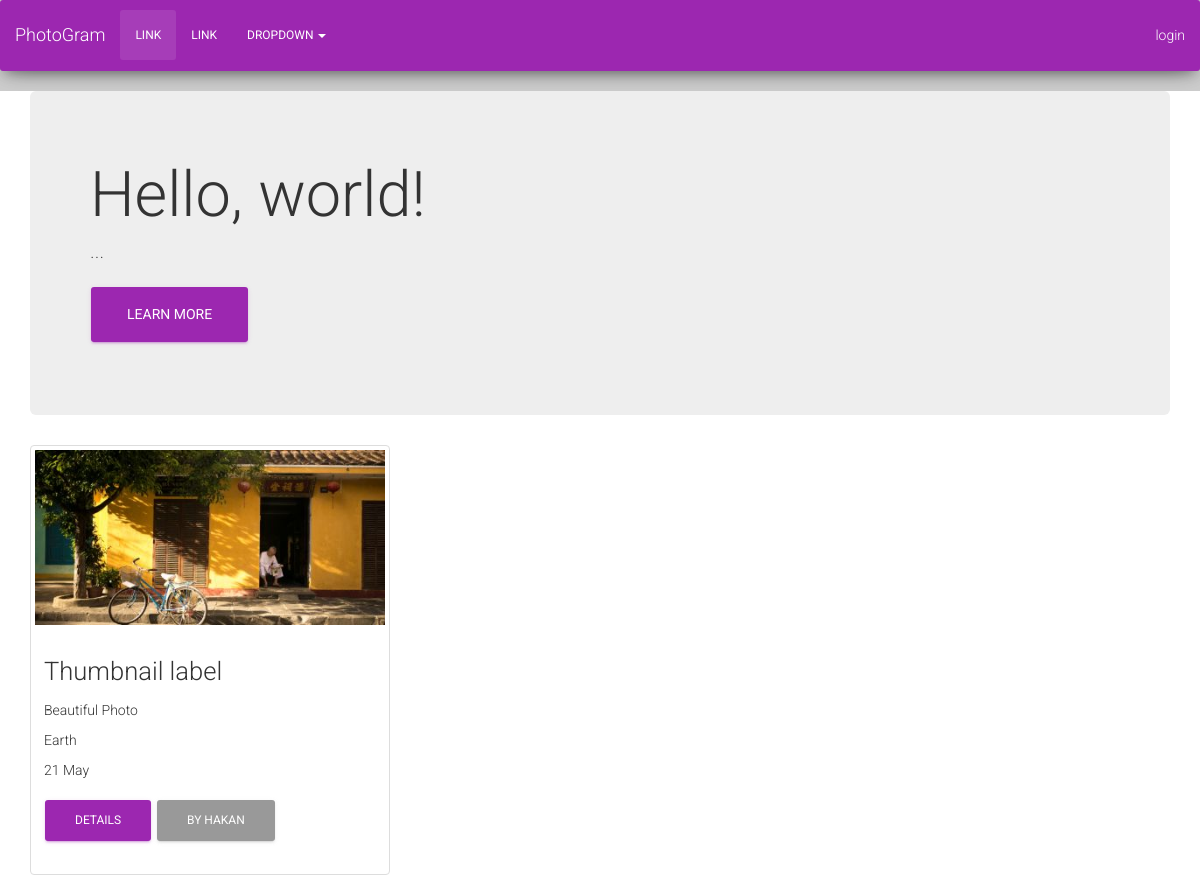
Page /9/ on the committed database.
### photoGallery/models.py (models this page shows, shortened)
class Photograph(models.Model):
    user = models.ForeignKey(User)
    name = models.CharField(max_length=100)
    location = models.CharField(max_length=100)
    photographer = models.CharField(max_length=100)
    date = models.CharField(max_length=100) # Change to DateField
    image = models.ImageField(upload_to='image_files', default='media/default.png')
    likes = models.IntegerField(default=0)

### photoGallery/views.py (the view)
def detail(request, photograph_id):
    photograph = Photograph.objects.get(id=photograph_id)
    return render(request, 'detail.html', { 'photograph': photograph })

### photoGallery/templates/detail.html
{% extends "base.html" %} {% load staticfiles %} {% block content %}
<div class="wrapper">
    <div class="header">
        <div class="jumbotron">
            <h1>Hello, world!</h1>
            <p>...</p>
            <p><a class="btn btn-primary btn-lg" href="#" role="button">Learn more</a></p>
        </div>
    </div>
    <div class="row">
        <div class="col-md-4">
            <div class="thumbnail">
                <img src="{{ photograph.image.url }}" alt="{{photograph.name}}">
                <div class="caption">
                    <h3>Thumbnail label</h3>
                    <p>{{photograph.name}}</p>
                    <p>{{photograph.location}}</p>
                    <p>{{photograph.date}}</p>
                    <p><a href="/{{photograph.id}}/" class="btn btn-primary" role="button">Details</a>
                        <a href="/user/{{photograph.user.username}}" class="btn btn-default" role="button">by {{photograph.user.username}}</a></p>
                </div>
            </div>
        </div>
    </div>
</div>
{% endblock content %}

### rows in the picture
Photograph: image (picture), name "Beautiful Photo", location "Earth", date "21 May", user.username "HAKAN"
